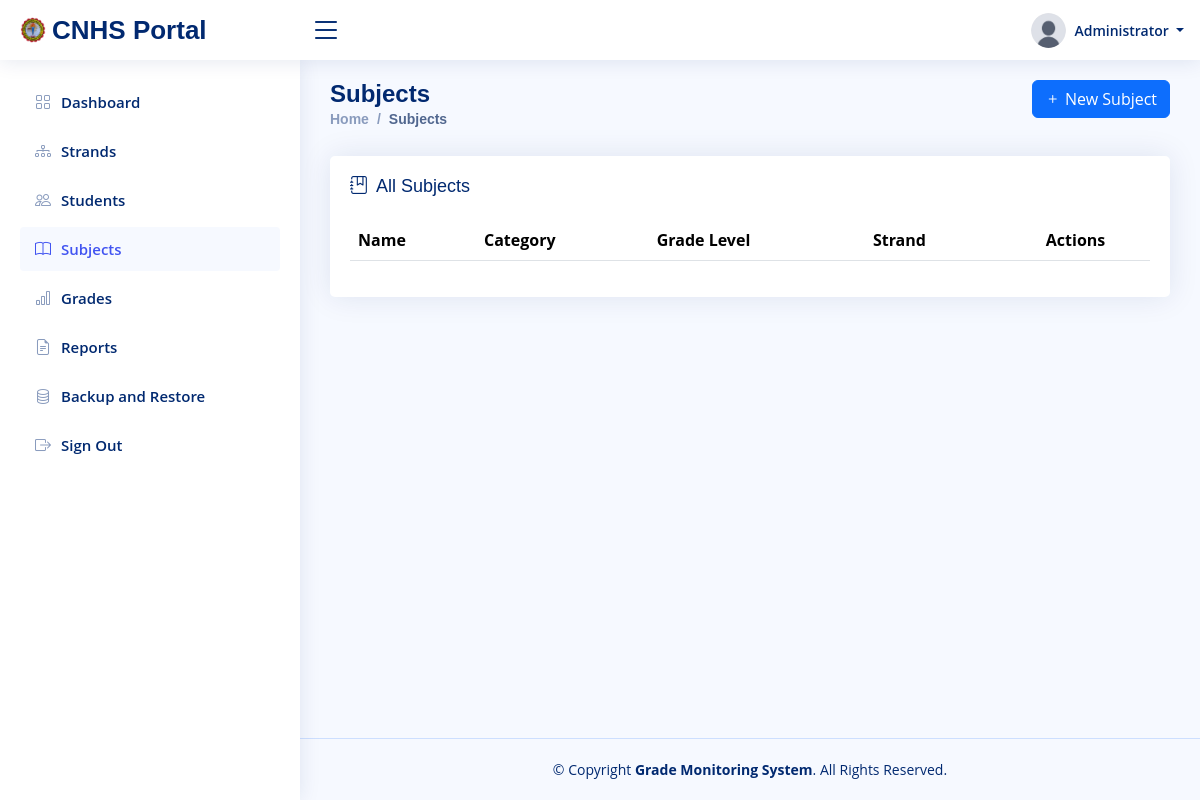
/subjects (signed in), run on an earlier commit of the app's database.
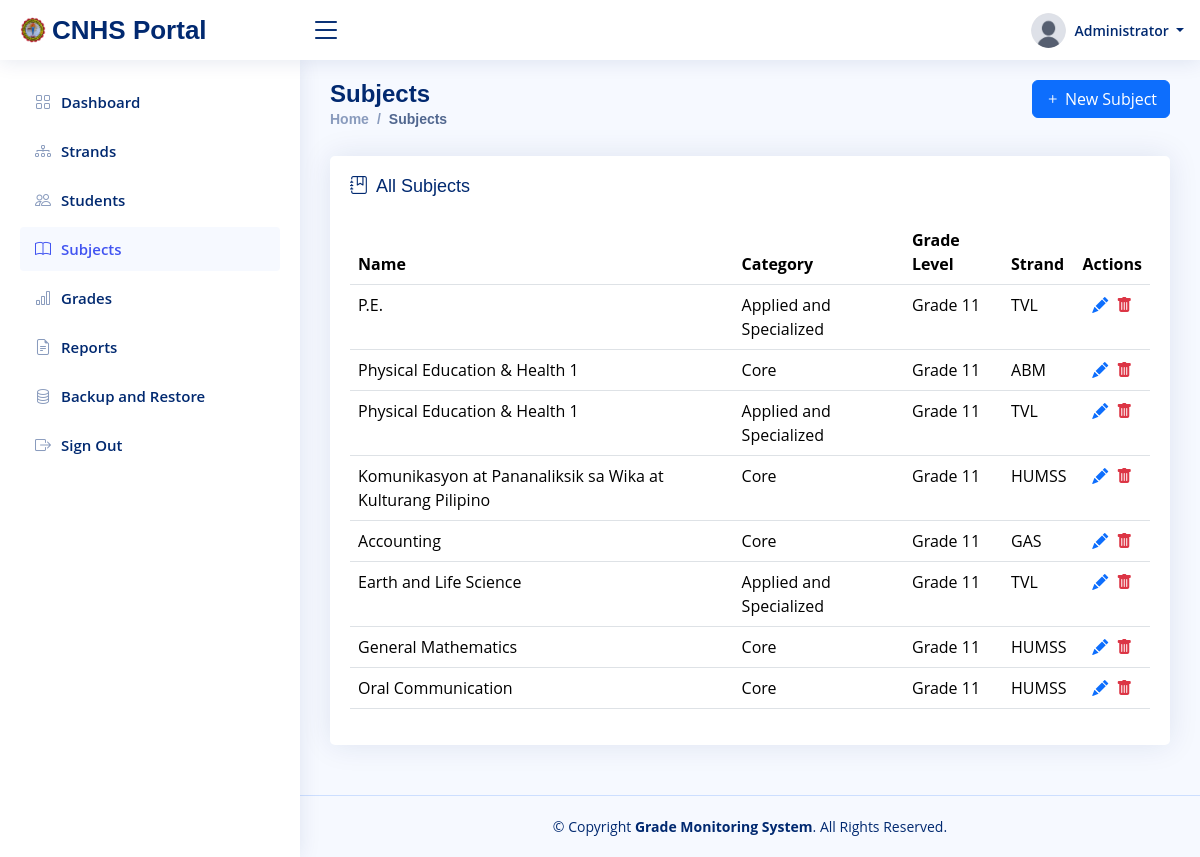
And on a later commit of the database.
### tables this page shows
CREATE TABLE `subjects` (
  `id` int(11) NOT NULL AUTO_INCREMENT,
  `uuid` varchar(36) NOT NULL,
  `name` varchar(100) NOT NULL,
  `category` enum('core','applied and specialized') NOT NULL,
  `grade_level` enum('11','12') DEFAULT NULL,
  `strand_id` int(11) DEFAULT NULL,
  `created_at` datetime NOT NULL,
  `updated_at` datetime NOT NULL,
  PRIMARY KEY (`id`),
  UNIQUE KEY `uuid` (`uuid`),
  KEY `strand_id` (`strand_id`),
  CONSTRAINT `subjects_ibfk_1` FOREIGN KEY (`strand_id`) REFERENCES `strands` (`id`) ON DELETE SET NULL ON UPDATE CASCADE
);

CREATE TABLE `strands` (
  `id` int(11) NOT NULL AUTO_INCREMENT,
  `uuid` varchar(36) NOT NULL,
  `code` varchar(10) NOT NULL,
  `name` varchar(100) NOT NULL,
  `description` text DEFAULT NULL,
  `created_at` datetime NOT NULL,
  `updated_at` datetime NOT NULL,
  PRIMARY KEY (`id`),
  UNIQUE KEY `uuid` (`uuid`),
  UNIQUE KEY `code` (`code`)
);

### config/database.php (called while the page is built, shortened)
<?php
class Database
{
    private $host = 'localhost';
    private $dbname = 'u474266573_gms';
    private $username = 'u474266573_user_gms';
    private $password = 'Z;cc#>0h6|Nt';
    private $connection = null;
    public function __construct()
    {
        $this->insert_admin_data();
    }
    private function connect()
    {
        $this->connection = new mysqli($this->host, $this->username, $this->password);
    }
    private function create_database()
    {
        $sql = "CREATE DATABASE IF NOT EXISTS " . $this->dbname;
    }
    private function select_database()
    {
        $this->connection->select_db($this->dbname);
    }
    private function create_users_table()
    {
        $sql = "CREATE TABLE IF NOT EXISTS users (
            id INT(11) AUTO_INCREMENT PRIMARY KEY,
            uuid VARCHAR(36) NOT NULL UNIQUE,
            name VARCHAR(100) NOT NULL,
            username VARCHAR(50) NOT NULL UNIQUE,
            password VARCHAR(255) NOT NULL,
            image VARCHAR(50) NOT NULL,
            user_type VARCHAR(20) NOT NULL,
            created_at DATETIME NOT NULL,
            updated_at DATETIME NOT NULL
        )";
    }
    private function create_students_table()
    {
        $sql = "CREATE TABLE IF NOT EXISTS students (
            id INT(11) AUTO_INCREMENT PRIMARY KEY,
            uuid VARCHAR(36) NOT NULL UNIQUE,
            account_id INT(11) NOT NULL UNIQUE,
            lrn VARCHAR(12) NOT NULL UNIQUE,
            strand_id INT(11) NOT NULL,
            grade_level ENUM('11', '12') NOT NULL,
            section VARCHAR(20) NOT NULL,
            first_name VARCHAR(50) NOT NULL,
            middle_name VARCHAR(50),
            last_name VARCHAR(50) NOT NULL,
            birthday DATE NOT NULL,
            sex ENUM('Male', 'Female') NOT NULL,
            email VARCHAR(100) NOT NULL UNIQUE,
            address VARCHAR(255) NOT NULL,
            created_at DATETIME NOT NULL,
            updated_at DATETIME NOT NULL,
            FOREIGN KEY (strand_id) REFERENCES strands(id)
                ON DELETE RESTRICT
                ON UPDATE CASCADE,
            FOREIGN KEY (account_id) REFERENCES users(id)
                ON DELETE CASCADE
                ON UPDATE CASCADE
        )";
    }
    private function create_strands_table()
    {
        $sql = "CREATE TABLE IF NOT EXISTS strands (
            id INT(11) AUTO_INCREMENT PRIMARY KEY,
            uuid VARCHAR(36) NOT NULL UNIQUE,
            code VARCHAR(10) NOT NULL UNIQUE,
            name VARCHAR(100) NOT NULL,
            description TEXT,
            created_at DATETIME NOT NULL,
            updated_at DATETIME NOT NULL
        )";
    }
    private function create_subjects_table()
    {
        $sql = "CREATE TABLE IF NOT EXISTS subjects (
            id INT(11) AUTO_INCREMENT PRIMARY KEY,
            uuid VARCHAR(36) NOT NULL UNIQUE,
            name VARCHAR(100) NOT NULL,
            category ENUM('core', 'applied and specialized') NOT NULL,
            grade_level ENUM('11', '12'),
            strand_id INT(11),
            created_at DATETIME NOT NULL,
            updated_at DATETIME NOT NULL,
            FOREIGN KEY (strand_id) REFERENCES strands(id)
                ON DELETE SET NULL
                ON UPDATE CASCADE
        )";
    }
    private function create_grades_table()
    {
        $sql = "CREATE TABLE IF NOT EXISTS grades (
            id INT(11) AUTO_INCREMENT PRIMARY KEY,
            uuid VARCHAR(36) NOT NULL UNIQUE,
            student_id INT(11) NOT NULL,
            subject_id INT(11) NOT NULL,
            quarter_1 DECIMAL(5,2) DEFAULT NULL,
            quarter_2 DECIMAL(5,2) DEFAULT NULL,
            quarter_3 DECIMAL(5,2) DEFAULT NULL,
            quarter_4 DECIMAL(5,2) DEFAULT NULL,
            final_grade DECIMAL(5,2) DEFAULT NULL,
            remarks VARCHAR(20) DEFAULT NULL,
            created_at DATETIME NOT NULL,
            updated_at DATETIME NOT NULL,
            UNIQUE(student_id, subject_id), -- No duplicate grades for the same subject in the same year
            FOREIGN KEY (student_id) REFERENCES students(id)
                ON DELETE CASCADE
                ON UPDATE CASCADE,
            FOREIGN KEY (subject_id) REFERENCES subjects(id)
                ON DELETE CASCADE
                ON UPDATE CASCADE
        )";
    }
    private function create_logs_table()
    {
        $sql = "CREATE TABLE IF NOT EXISTS logs (
            id INT(11) AUTO_INCREMENT PRIMARY KEY,
            uuid VARCHAR(36) NOT NULL UNIQUE,
            user_id INT(11) NOT NULL,
            activity TEXT NOT NULL,
            created_at DATETIME NOT NULL,
            updated_at DATETIME NOT NULL,
            FOREIGN KEY (user_id) REFERENCES users(id)
                ON DELETE CASCADE
                ON UPDATE CASCADE
        )";
    }
    private function insert_admin_data()
    {
        $is_admin_exists = $this->select_one("users", "id", "1");
    }
    public function select_one($table, $condition_column, $condition_value)
    {
        $sql = "SELECT * FROM $table WHERE $condition_column = ? LIMIT 1";
        $stmt = $this->connection->prepare($sql);
        $stmt->bind_param("s", $condition_value);
        $stmt->execute();
        return $stmt->get_result()->fetch_assoc();
    }
    public function select_all($table, $order_by = null, $direction = 'ASC')
    {
        $sql = "SELECT * FROM $table";
        if ($order_by) {
            $sql .= " ORDER BY $order_by " . strtoupper($direction);
        }
        $result = $this->connection->query($sql);
        return $result->fetch_all(MYSQLI_ASSOC);
    }
}

### views/pages/subjects.php (the view, shortened to what the changed rows need)
<?php include_once "views/pages/templates/header.php" ?>
<main id="main" class="main">
    <div class="pagetitle">
        <div class="row">
            <div class="col-6">
                <h1>Subjects</h1>
            </div>
        </div>
    </div>
    <section class="section">
        <div class="row">
            <div class="col-lg-12">
                <div class="card">
                    <div class="card-body">
                        <table class="table datatable">
                            <thead>
                                <tr>
                                    <th>Name</th>
                                    <th>Category</th>
                                    <th>Grade Level</th>
                                    <th>Strand</th>
                                    <th class="text-center">Actions</th>
                                </tr>
                            </thead>
                            <tbody>
                                <?php $subjects = $db->select_all("subjects", "id", "DESC") ?>
                                <?php if ($subjects): ?>
                                    <?php foreach ($subjects as $subject): ?>
                                        <?php $strand = $db->select_one("strands", "id", $subject["strand_id"]); ?>
                                        <tr>
                                            <td><?= $subject["name"] ?></td>
                                            <td><?= $subject["category"] == "applied and specialized" ? "Applied and Specialized" : "Core" ?></td>
                                            <td>Grade <?= $subject["grade_level"] ?></td>
                                            <td><?= $strand["code"] ?></td>
                                            <td class="text-center">
                                                <i class="bi bi-pencil-fill text-primary me-1 update_subject_btn" role="button" data-id="<?= $subject["id"] ?>"></i>
                                                <i class="bi bi-trash-fill text-danger delete_subject_btn" role="button" data-id="<?= $subject["id"] ?>"></i>
                                            </td>
                                        </tr>
                                    <?php endforeach ?>
                                <?php endif ?>
                            </tbody>
                        </table>
                    </div>
                </div>
            </div>
        </div>
    </section>
</main>
<?php include_once "views/pages/templates/footer.php" ?>

What changed in the data, as far as the page shows it:
added subjects: name "P.E.", shows "Applied and Specialized", grade_level "11", strand.code "TVL"
added subjects: name "Physical Education & Health 1", category "Core", grade_level "11", strand.code "ABM"
added subjects: name "Physical Education & Health 1", shows "Applied and Specialized", grade_level "11", strand.code "TVL"
added subjects: name "Komunikasyon at Pananaliksik sa Wika at Kulturang Pilipino", category "Core", grade_level "11", strand.code "HUMSS"
added subjects: name "Accounting", category "Core", grade_level "11", strand.code "GAS"
added subjects: name "Earth and Life Science", shows "Applied and Specialized", grade_level "11", strand.code "TVL"
added subjects: name "General Mathematics", category "Core", grade_level "11", strand.code "HUMSS"
added subjects: name "Oral Communication", category "Core", grade_level "11", strand.code "HUMSS"
